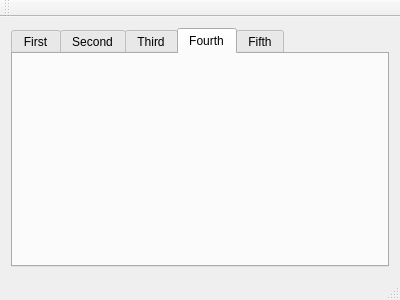
<?xml version="1.0" encoding="UTF-8"?>
<ui version="4.0">
 <class>MainWindow</class>
 <widget class="QMainWindow" name="MainWindow">
  <property name="geometry">
   <rect>
    <x>0</x>
    <y>0</y>
    <width>400</width>
    <height>300</height>
   </rect>
  </property>
  <property name="windowTitle">
   <string>MainWindow</string>
  </property>
  <widget class="QWidget" name="centralWidget">
   <layout class="QHBoxLayout" name="horizontalLayout">
    <item>
     <widget class="QTabWidget" name="tabWidget">
      <property name="contextMenuPolicy">
       <enum>Qt::PreventContextMenu</enum>
      </property>
      <property name="currentIndex">
       <number>3</number>
      </property>
      <widget class="QWidget" name="tab">
       <attribute name="title">
        <string>First</string>
       </attribute>
       <layout class="QVBoxLayout" name="verticalLayout">
        <item>
         <widget class="First" name="widget" native="true"/>
        </item>
       </layout>
      </widget>
      <widget class="QWidget" name="tab_2">
       <attribute name="title">
        <string>Second</string>
       </attribute>
       <layout class="QVBoxLayout" name="verticalLayout_2">
        <item>
         <widget class="Second" name="widget_2" native="true"/>
        </item>
       </layout>
      </widget>
      <widget class="QWidget" name="tab_3">
       <attribute name="title">
        <string>Third</string>
       </attribute>
       <layout class="QVBoxLayout" name="verticalLayout_3">
        <item>
         <widget class="Third" name="widget_3" native="true"/>
        </item>
       </layout>
      </widget>
      <widget class="QWidget" name="tab_4">
       <attribute name="title">
        <string>Fourth</string>
       </attribute>
       <layout class="QVBoxLayout" name="verticalLayout_4">
        <item>
         <widget class="Fourth" name="widget_4" native="true"/>
        </item>
       </layout>
      </widget>
      <widget class="QWidget" name="tab_5">
       <attribute name="title">
        <string>Fifth</string>
       </attribute>
       <layout class="QVBoxLayout" name="verticalLayout_5">
        <item>
         <widget class="Fifth" name="widget_5" native="true"/>
        </item>
       </layout>
      </widget>
     </widget>
    </item>
   </layout>
  </widget>
  <widget class="QMenuBar" name="menuBar">
   <property name="geometry">
    <rect>
     <x>0</x>
     <y>0</y>
     <width>400</width>
     <height>21</height>
    </rect>
   </property>
  </widget>
  <widget class="QToolBar" name="mainToolBar">
   <attribute name="toolBarArea">
    <enum>TopToolBarArea</enum>
   </attribute>
   <attribute name="toolBarBreak">
    <bool>false</bool>
   </attribute>
  </widget>
  <widget class="QStatusBar" name="statusBar"/>
 </widget>
 <layoutdefault spacing="6" margin="11"/>
 <customwidgets>
  <customwidget>
   <class>First</class>
   <extends>QWidget</extends>
   <header>first.h</header>
   <container>1</container>
  </customwidget>
  <customwidget>
   <class>Second</class>
   <extends>QWidget</extends>
   <header>second.h</header>
   <container>1</container>
  </customwidget>
  <customwidget>
   <class>Third</class>
   <extends>QWidget</extends>
   <header>third.h</header>
   <container>1</container>
  </customwidget>
  <customwidget>
   <class>Fourth</class>
   <extends>QWidget</extends>
   <header>fourth.h</header>
   <container>1</container>
  </customwidget>
  <customwidget>
   <class>Fifth</class>
   <extends>QWidget</extends>
   <header>fifth.h</header>
   <container>1</container>
  </customwidget>
 </customwidgets>
 <resources/>
 <connections/>
</ui>
